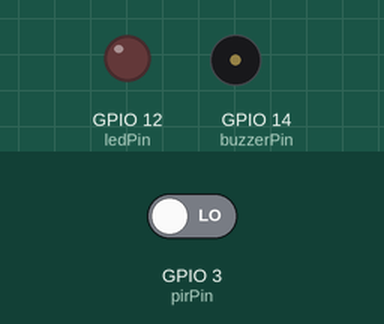
The sketch below on a simulated ESP32. On the bench: output pins drawn as LEDs (lit = HIGH), buzzer (waves = sounding). The test bench sets the inputs (shaded band); at power-on: GPIO 3 (pirPin) LOW. WiFi joins after 1.5 s; servers stay silent unless stated; uploads are accepted with an empty reply; random numbers use the default seed unless the sketch sets one; what the sketch prints to the serial monitor is not drawn.

Above: at 2.7 s.
2.8 s: GPIO 3 (pirPin) driven HIGH
At 4.0 s:
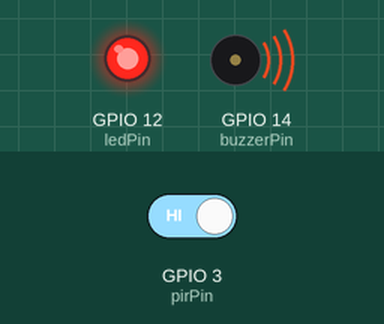
4.3 s: GPIO 3 (pirPin) driven LOW
At 5.2 s:
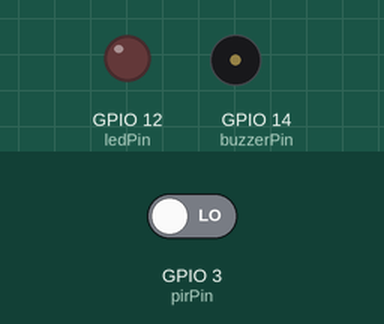
Timing chart, 0 to 7.3 s (numbered marks = the images above; inputs shaded):
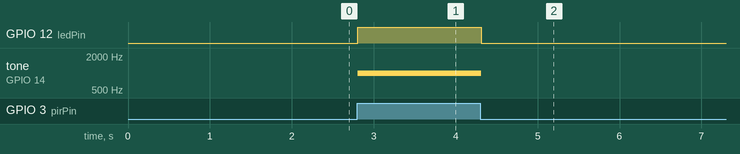

The sketch:

codigo.ino
```cpp
#include <WiFi.h>
#include <HTTPClient.h>
#include <ArduinoJson.h>

// Configuración de WiFi
const char* ssid = "Wokwi-GUEST";
const char* password = "";
const int wifiChannel = 6;

// Configuración del servidor
const char* serverUrl = "https://api-app-android-studio-tesis.onrender.com/datos";
const char* token = "FeyJhbGciOiJIUzI1NiIsInR5cCI6IkpXVCJ9.eyJpZCI6IjY4Zjk0YmI5MDZjNjJhMTU0MTYyN2Q4MCIsIm5vbWJyZVVzdWFyaW8iOiJSb2JvdDEwIiwiaWF0IjoxNzYyNzg3NzE1LCJleHAiOjE3NjI3OTEzMTV9.EB2XS_Az5msm5w9CPcOkwD1SH_ASx4j8tvOLG2lZpgQ";

// Configuración de pines CORREGIDOS según tu JSON
const int pirPin = 3;    // Pin del sensor PIR (D3 según JSON)
const int ledPin = 12;   // Pin del LED (correcto según JSON)
const int buzzerPin = 14; // Pin del buzzer (D14 según JSON)

// Variables globales
int eventosTotales = 30;
int eventosCriticos = 20;
unsigned long ultimaDeteccion = 0;
unsigned long ultimoSonidoBuzzer = 0;
bool movimientoActivo = false;
bool buzzerSonando = false;

// Función para conectar a WiFi
bool conectarWiFi() {
  if (WiFi.status() == WL_CONNECTED) {
    return true;
  }
  Serial.print("Conectando a WiFi...");
  WiFi.begin(ssid, password, wifiChannel);
  int intentos = 0;
  while (WiFi.status() != WL_CONNECTED && intentos < 20) {
    delay(500);
    Serial.print(".");
    intentos++;
  }
  if (WiFi.status() == WL_CONNECTED) {
    Serial.println(" ¡Conectado!");
    Serial.println("IP asignada: " + WiFi.localIP().toString());
    return true;
  } else {
    Serial.println(" Fallo al conectar a WiFi");
    return false;
  }
}

// Función para simular datos
void generarDatosSimulados(int &horas, int &eventosTotalesLocal, int &eventosCriticosLocal, String &movimiento) {
  horas = random(1, 25);
  eventosTotalesLocal = eventosTotales;
  eventosCriticosLocal = eventosCriticos;
  movimiento = movimientoActivo ? "sí" : "no";
}

// Función para activar el buzzer
void activarBuzzer() {
  tone(buzzerPin, 1000); // Activar buzzer con frecuencia 1000 Hz
  buzzerSonando = true;
  ultimoSonidoBuzzer = millis();
  Serial.println("Buzzer ACTIVADO - Movimiento detectado");
}

// Función para desactivar el buzzer
void desactivarBuzzer() {
  noTone(buzzerPin);
  buzzerSonando = false;
  Serial.println("Buzzer DESACTIVADO");
}

void setup() {
  // Configurar pines CORREGIDOS
  pinMode(pirPin, INPUT);
  pinMode(ledPin, OUTPUT);
  pinMode(buzzerPin, OUTPUT);

  // Estado inicial
  digitalWrite(ledPin, LOW);
  digitalWrite(buzzerPin, LOW); // Asegurar que el buzzer esté apagado

  Serial.begin(115200);
  Serial.println("Iniciando ESP32...");
  Serial.println("Pines configurados:");
  Serial.println("- PIR: D" + String(pirPin));
  Serial.println("- LED: D" + String(ledPin));
  Serial.println("- Buzzer: D" + String(buzzerPin));

  // Conectar a WiFi
  conectarWiFi();
}

void loop() {
  int pirEstado = digitalRead(pirPin);
  unsigned long tiempoActual = millis();

  // Solo mostrar estado del PIR ocasionalmente para no saturar el monitor serial
  static unsigned long ultimoPrintPIR = 0;
  if (tiempoActual - ultimoPrintPIR >= 2000) {
    Serial.println("Estado PIR: " + String(pirEstado == HIGH ? "Movimiento" : "Sin movimiento"));
    ultimoPrintPIR = tiempoActual;
  }

  if (pirEstado == HIGH) {
    if (!movimientoActivo) {
      movimientoActivo = true;
      eventosTotales++;
      Serial.println("Movimiento detectado! Eventos totales: " + String(eventosTotales));
      digitalWrite(ledPin, HIGH);

      // ACTIVAR BUZZER AL DETECTAR MOVIMIENTO
      activarBuzzer();
      ultimaDeteccion = tiempoActual;
    }

    // Verificar evento crítico (movimiento continuo por 2 segundos)
    if (movimientoActivo && (tiempoActual - ultimaDeteccion >= 2000)) {
      eventosCriticos++;
      Serial.println("Evento crítico registrado! Eventos críticos: " + String(eventosCriticos));

      // Cambiar frecuencia para evento crítico
      tone(buzzerPin, 1500); // Frecuencia más alta para evento crítico
      ultimaDeteccion = tiempoActual;
    }

    // Mantener el buzzer sonando continuamente mientras hay movimiento
    if (movimientoActivo && !buzzerSonando) {
      activarBuzzer();
    }

  } else {
    if (movimientoActivo) {
      movimientoActivo = false;
      digitalWrite(ledPin, LOW);

      // DESACTIVAR BUZZER CUANDO EL MOVIMIENTO TERMINA
      desactivarBuzzer();
      Serial.println("Movimiento terminado.");
    }
  }

  // Enviar datos cada 5 segundos
  static unsigned long ultimoEnvio = 0;
  if (tiempoActual - ultimoEnvio >= 5000) {
    int horas, eventosTotalesLocal, eventosCriticosLocal;
    String movimiento;
    generarDatosSimulados(horas, eventosTotalesLocal, eventosCriticosLocal, movimiento);

    StaticJsonDocument<200> doc;
    doc["horasMonitoreadas"] = horas;
    doc["eventosTotales"] = eventosTotalesLocal;
    doc["eventosCriticos"] = eventosCriticosLocal;
    doc["movimiento"] = movimiento;

    String json;
    serializeJson(doc, json);

    if (conectarWiFi()) {
      HTTPClient http;
      http.begin(serverUrl);
      http.addHeader("Content-Type", "application/json");
      http.addHeader("Authorization", String("Bearer ") + token);

      Serial.println("Enviando datos: " + json);
      int httpCode = http.POST(json);
      if (httpCode > 0) {
        String response = http.getString();
        Serial.println("Código HTTP: " + String(httpCode));
        Serial.println("Respuesta: " + response);
        if (httpCode == 401 || httpCode == 403) {
          Serial.println("Error: Token inválido o expirado. Actualiza el token.");
        }
      } else {
        Serial.println("Error en la solicitud HTTP: " + String(httpCode));
      }
      http.end();
    } else {
      Serial.println("WiFi no conectado, no se enviaron datos.");
    }

    ultimoEnvio = tiempoActual;
  }

  delay(100);
}
```

Measured:
- after the input at 2.8 s, GPIO 12 (ledPin): LOW → HIGH at once; tone on GPIO 14 (buzzerPin): silent → 1000 Hz at once
- after the input at 4.3 s, GPIO 12 (ledPin): HIGH → LOW at once
